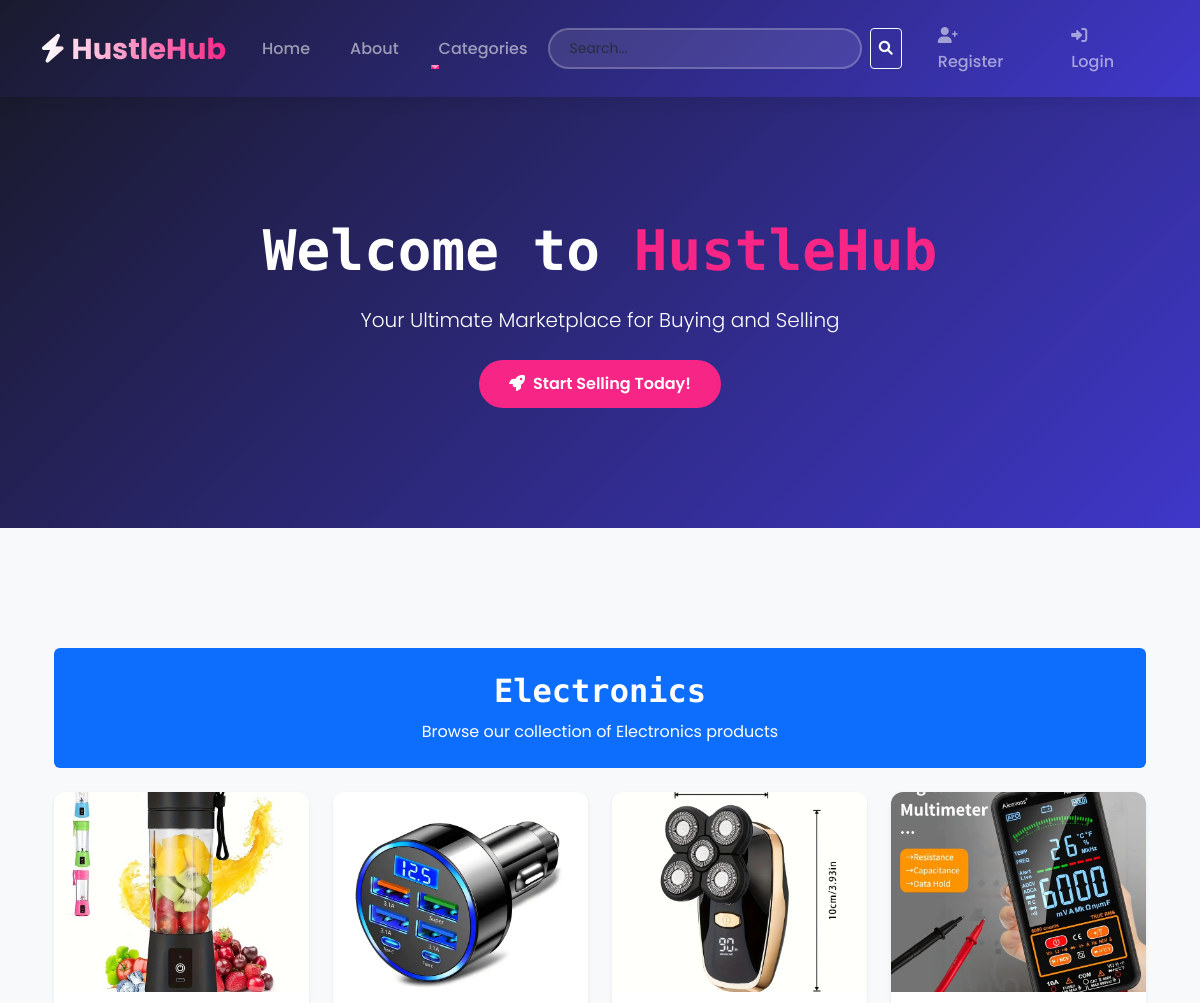
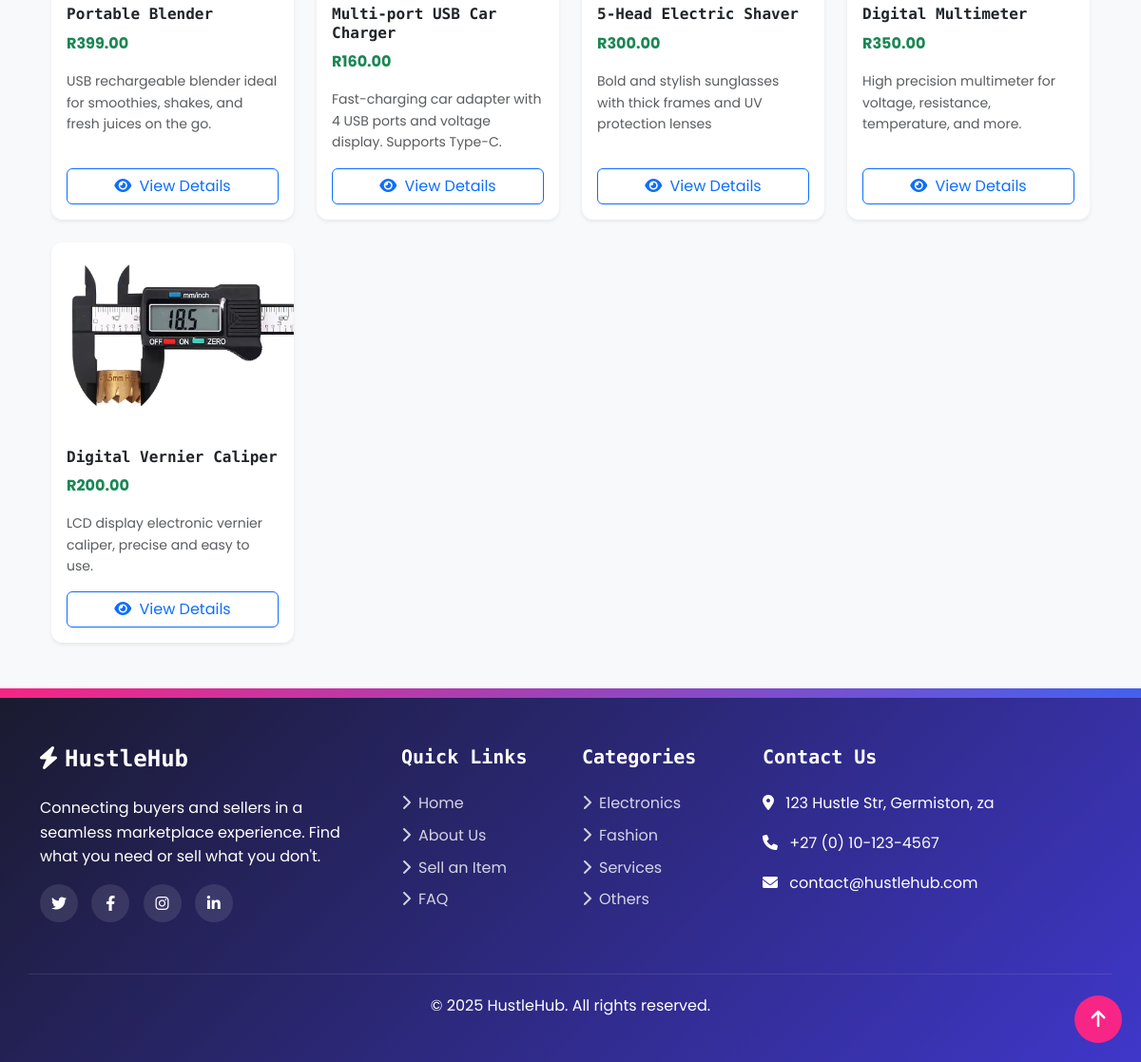
Page /marketplace/category/electronics/ on the committed database (2 pictures, top to bottom).
### marketplace/models.py (models this page shows, shortened)
class Product(models.Model):
    CATEGORY_CHOICES = [
        ('electronics', 'Electronics'),
        ('fashion', 'Fashion'),
        ('services', 'Services'),
        ('others', 'Others'),
    ]
    name = models.CharField(max_length=255)
    description = models.TextField()
    price = models.DecimalField(max_digits=10, decimal_places=2)
    category = models.CharField(
        max_length=100,
        choices=CATEGORY_CHOICES
    )
    seller = models.ForeignKey(
        User,
        on_delete=models.CASCADE
    )
    image = models.ImageField(
        upload_to='product_images/',
        blank=True,
        null=True
    )
    created_at = models.DateTimeField(auto_now_add=True)

### marketplace/views.py (the view)
def category_view(request, category_name):
    products = Product.objects.filter(category=category_name)
    return render(request, "marketplace/category.html", {
        "category": category_name.capitalize(),
        "products": products,
    })

### marketplace/templates/marketplace/category.html (shortened to what this page needs)
{% extends 'base.html' %}
{% block content %}
<div class="container my-5">
  <div class="text-center bg-primary text-white p-4 rounded mb-4">
    <h2 class="fw-bold">{{ category|title }}</h2>
    <p class="mb-0">Browse our collection of {{ category }} products</p>
  </div>
  {% if products %}
  <div class="row g-4">
    {% for product in products %}
    <div class="col-12 col-sm-6 col-md-4 col-lg-3">
      <div class="card h-100 shadow-sm border-0">
        {% if product.image and product.image.url %}
        <img src="{{ product.image.url }}" class="card-img-top" alt="{{ product.name }}">
        {% else %}
        <img src="https://via.placeholder.com/300?text=No+Image" class="card-img-top" alt="No image available">
        {% endif %}
        <div class="card-body d-flex flex-column">
          <h6 class="card-title">{{ product.name|truncatechars:40 }}</h6>
          {% if product.discount_price %}
          <div class="mb-2">
            <span class="text-danger fw-bold">R{{ product.discount_price }}</span>
            <small class="text-decoration-line-through text-muted ms-1">R{{ product.price }}</small>
          </div>
          {% else %}
          <p class="text-success fw-bold">R{{ product.price }}</p>
          {% endif %}
          <p class="text-muted small">{{ product.description|truncatewords:15 }}</p>
          <a href="{% url 'product_detail' product.id %}" class="btn btn-outline-primary mt-auto">
            <i class="fas fa-eye me-1"></i> View Details
          </a>
        </div>
      </div>
    </div>
    {% endfor %}
  </div>
  {% endif %}
</div>
{% endblock %}

### static/css/style.css (style rules this page uses)
:root { --primary: #4361ee; --primary-dark: #3f37c9; --accent: #f72585; --dark: #1a1a2e; --light: #f8f9fa; --gray: #6c757d; }
body { font-family: 'Poppins', sans-serif; background-color: var(--light); color: #333; line-height: 1.6; }
h1, h2, h3, h4, h5, h6 { font-family: 'Space Mono', monospace; font-weight: 700; }
.card { border-radius: 12px; overflow: hidden; transition: all 0.3s ease; border: none; box-shadow: 0 5px 15px rgba(0, 0, 0, 0.05); }
.card-img-top { height: 200px; object-fit: cover; transition: transform 0.5s ease; }

### home/templates/base.html (style rules this page uses)
html { scroll-behavior: smooth; }

### rows in the picture
Product: image (picture), name "Portable Blender", price "399.00", description "USB rechargeable blender ideal for smoothies, shakes, and fresh juices on the go."
Product: image (picture), name "Multi-port USB Car Charger", price "160.00", description "Fast-charging car adapter with 4 USB ports and voltage display. Supports Type-C."
Product: image (picture), name "5-Head Electric Shaver", price "300.00", description "Bold and stylish sunglasses with thick frames and UV protection lenses"
Product: image (picture), name "Digital Multimeter", price "350.00", description "High precision multimeter for voltage, resistance, temperature, and more."
Product: image (picture), name "Digital Vernier Caliper", price "200.00", description "LCD display electronic vernier caliper, precise and easy to use."

### other values in the picture
{{ category|title }} "Electronics"
{{ category }} "Electronics"
